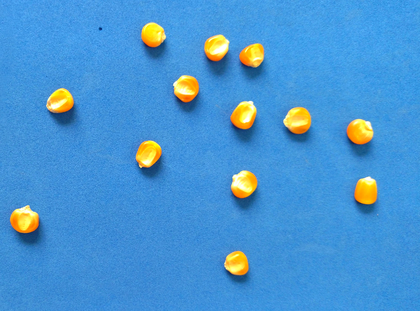
%> input picture Unidade_I/Lista5/images/milho.png, 420 x 311 px, shrunk from 791 x 585 before the run
$ octave pratica05B.m   (GNU Octave 9; MATLAB toolbox functions it lacks are replaced by stand-ins)
%> lines starting %> are read from the running program, lines starting %| are printed output that depends on the picture; in (x1, y1, x2, y2) boxes, pixels count from 0 and x2, y2 are one past the last pixel; in counts of white or black regions, pixels touching at a corner belong together; the program's own positions count from 1
clear all
close all

im = imread('milho.png');
%> im is the input picture: size 311x420x3 uint8; mean R, G, B 73.4, 149.1, 209.3

imGray = (0.2989 * im(:,:,1)) + (0.5870 * im(:,:,2)) + (0.1140 * im(:,:,3));
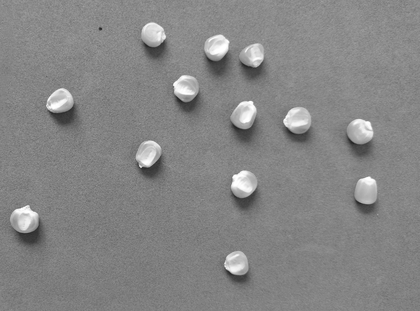
%> imGray: size 311x420 uint8; min 35, max 255, mean 133.4
figure('name', 'cinza');
imshow(imGray);

figure('name', 'canais');

subplot(1,3,1);
imshow(im(:,:,1));
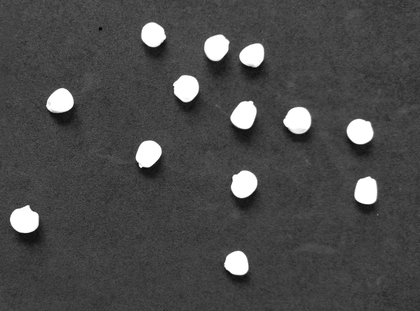
%> displayed picture: size 311x420, on the screen's scale of 0 to 255; min 0, max 255, mean 73.4

subplot(1,3,2);
imshow(im(:,:,2));

subplot(1,3,3);
imshow(im(:,:,3));
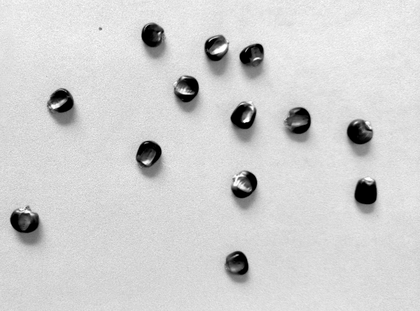
%> displayed picture: size 311x420, on the screen's scale of 0 to 255; min 0, max 255, mean 209.3

for i=1:size(im,1)
    for j=1:size(im,2)
        bin(i,j) = im(i,j,1) > 150;
        im(i,j,:) = im(i,j,:) .* uint8(bin(i,j));
    end
end
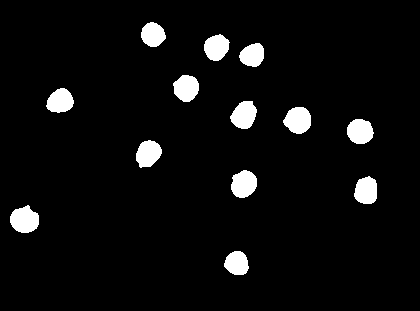
%> bin: size 311x420 logical; 5.2% white; 13 white regions, largest, box (x1, y1, x2, y2) and area: (10, 205, 39, 233) 602, (283, 107, 311, 134) 573, (231, 170, 257, 198) 560
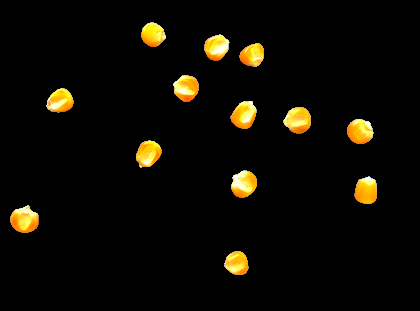
%> im: size 311x420x3 uint8; mean R, G, B 12.9, 10.3, 3.2

figure('name', 'bin');
imshow(bin);

figure('name', 'mask');
imshow(im);
